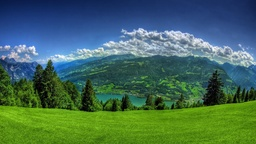
#> input picture solved tasks/beautiful-natural-image-1844362_1280.jpg, 256 x 144 px, shrunk from 1280 x 720 before the run, found by its file name
$ python 'task 14.py'
#> lines starting #> are read from the running program, lines starting #| are printed output that depends on the picture
import cv2 as cv
import numpy as np
import matplotlib.pyplot as plt
import sys


# Load image
path = r"C:\Users\ASUS\OneDrive\Desktop\skyexperts tasks\task 1\beautiful-natural-image-1844362_1280.jpg"

img = cv.imread(path, cv.IMREAD_GRAYSCALE)
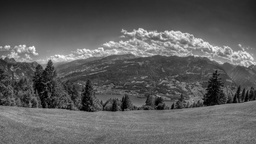
#> img: shape (144, 256); min 0, max 252, mean 93

if img is None:
    print("Error: Could not read the image.")
    sys.exit()


# Custom Bilateral Filter
def custom_bilateral_filter(image, diameter, sigma_color, sigma_space):

#> called with diameter = 5, sigma_color = 50, sigma_space = 50
    radius = diameter // 2

    # Padding around the image
    padded = cv.copyMakeBorder(
        image,
        radius,
        radius,
        radius,
        radius,
        cv.BORDER_REFLECT
    )
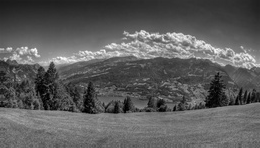
#> padded: shape (148, 260); min 0, max 252, mean 92.3

    # Output image
    output = np.zeros_like(image, dtype=np.float64)

    height, width = image.shape
#> height = 144; width = 256

    # Process each pixel
    for i in range(height):
        for j in range(width):

            center_pixel = float(image[i, j])

            weighted_sum = 0.0
            weight_total = 0.0

            for y in range(-radius, radius + 1):
                for x in range(-radius, radius + 1):

                    neighbor = float(
                        padded[i + radius + y,
                               j + radius + x]
                    )

                    # Spatial Gaussian weight
                    spatial_weight = np.exp(
                        -(x**2 + y**2) /
                        (2 * sigma_space**2)
                    )

                    # Intensity Gaussian weight
                    intensity_difference = neighbor - center_pixel

                    intensity_weight = np.exp(
                        -(intensity_difference**2) /
                        (2 * sigma_color**2)
                    )

                    # Combined bilateral weight
                    weight = spatial_weight * intensity_weight

                    weighted_sum += weight * neighbor
                    weight_total += weight

            output[i, j] = weighted_sum / weight_total
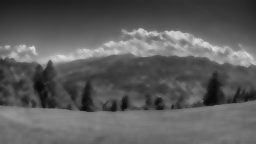
#> output: shape (144, 256) float64; min 8.1, max 220.8, mean 92.9

    return np.clip(output, 0, 255).astype(np.uint8)


# Parameters
diameter = 5
sigma_color = 50
sigma_space = 50


# Apply custom bilateral filter
custom_result = custom_bilateral_filter(
    img,
    diameter,
    sigma_color,
    sigma_space
)


# Apply OpenCV bilateral filter
opencv_result = cv.bilateralFilter(
    img,
    diameter,
    sigma_color,
    sigma_space
)


# Display results
plt.figure(figsize=(15, 5))

plt.subplot(1, 3, 1)
plt.imshow(img, cmap="gray")
plt.title("Original Image")
plt.axis("off")

plt.subplot(1, 3, 2)
plt.imshow(custom_result, cmap="gray")
plt.title("Custom Bilateral Filter")
plt.axis("off")

plt.subplot(1, 3, 3)
plt.imshow(opencv_result, cmap="gray")
plt.title("OpenCV Bilateral Filter")
plt.axis("off")

plt.tight_layout()
plt.show()
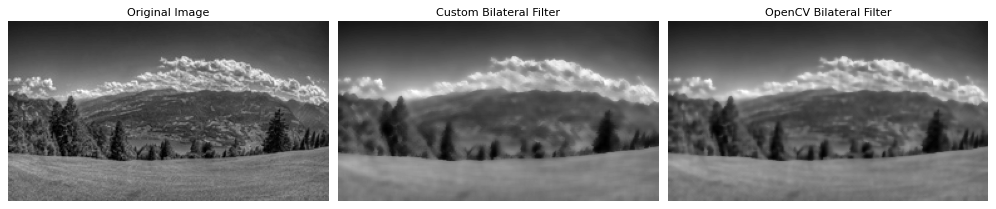
#> figure drawn by matplotlib, 3 panels

$ run again, with solved tasks/images.jpg copied over solved tasks/beautiful-natural-image-1844362_1280.jpg
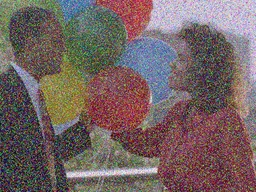
#> input picture solved tasks/images.jpg, 256 x 192 px, shrunk from 516 x 387 before the run, found by its file name
#> after the loop in custom_bilateral_filter, `for i in range(height):`:
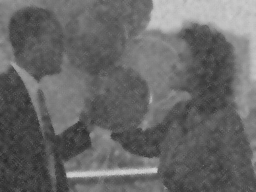
#> output: shape (192, 256) float64; min 41.97, max 210.9, mean 104.4
#> `plt.show()`:
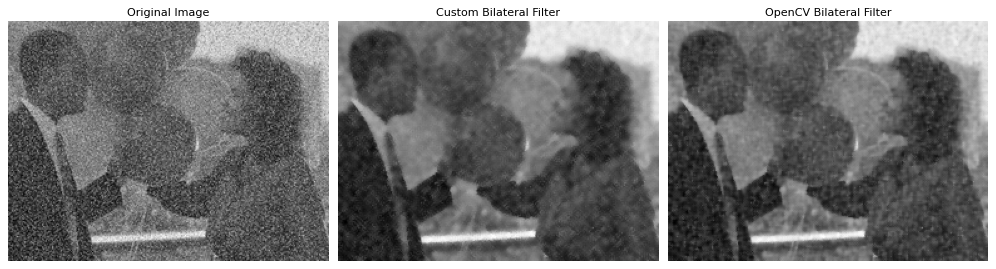
#> figure drawn by matplotlib, 3 panels
